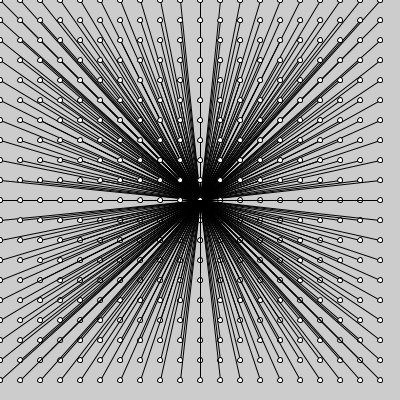
Frame 1 (no input)
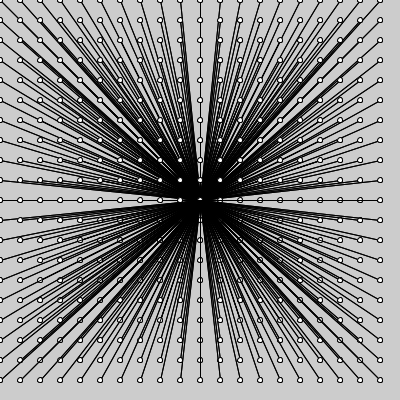
Frame 2 (the mouse pressed at the canvas centre, redrawn once)

The Processing sketch that drew these frames (run headless with seeded random() and noise(); the mouse was pressed at the canvas centre and the sketch redrawn once):

// Processing sketch: sketch_05_Nested_Loop_Demo
// ── sketch_05_Nested_Loop_Demo.pde
void setup(){
   size(400,400); 
   noLoop();
}

void draw(){
  for (int y = 0 ; y < height; y+=20){
    for (int x = 0; x < width ; x += 20){
      line(width/2,height/2,x,y);
      ellipse(x,y,5,5);
      //println(x + ", " + y); 
    }
  }
}
